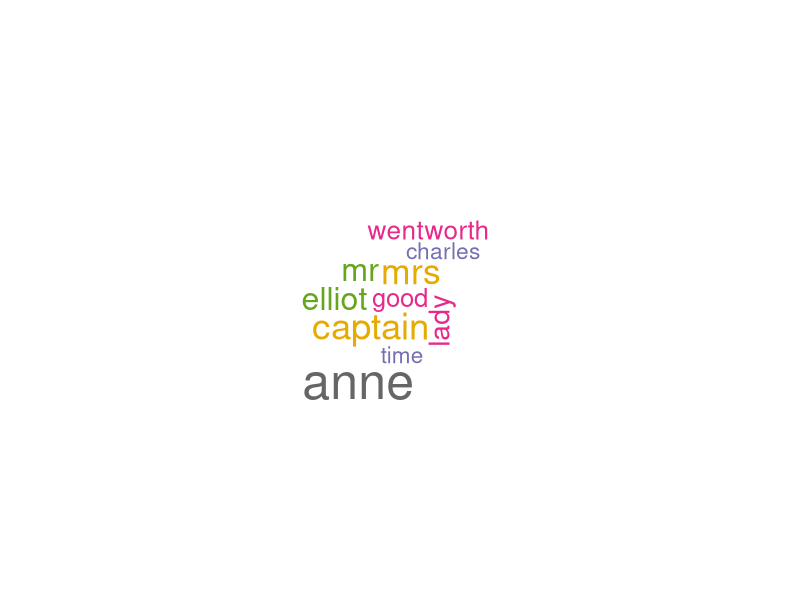
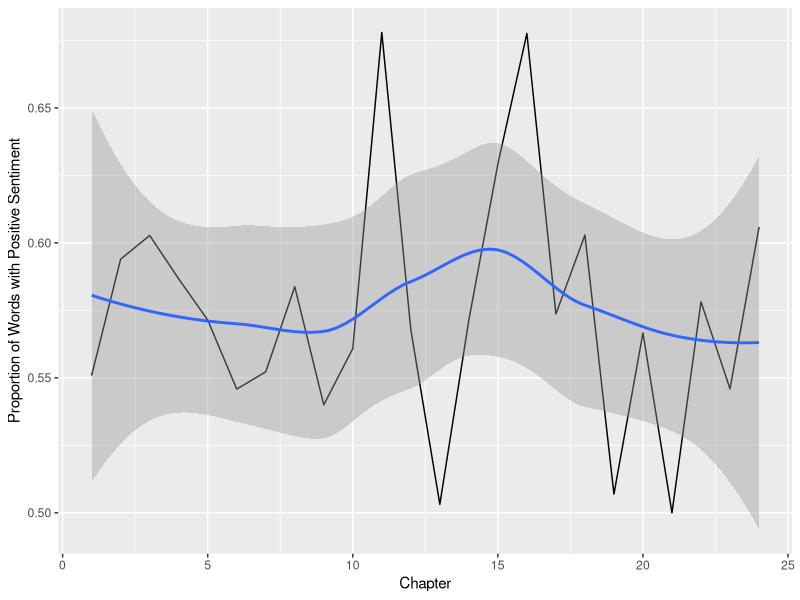

Write the R code that produced these figures, in order.
## ---- chunk 1
knitr::opts_chunk$set(echo = TRUE, eval = TRUE, error = FALSE,
                      warning = FALSE, message = FALSE, 
                      fig.align = "center",
                      R.options = list(max.print=100))

# Edit the file starting below
## ---- chunk 2
# Remember to install new packages with install.packages("name") in the console
# if you haven't already done that.
library(janeaustenr)
library(tidyverse)
library(tidytext)
library(wordcloud)
library(RColorBrewer)
## ---- chunk 3
# Take a quick look
austen_books() %>%
  group_by(book) %>%
  summarize(nb_lines = n())

dat <- austen_books()
## ---- chunk 4
# Choose the book "Persuasion"
book <- austen_books() %>%
  filter(book == "Persuasion") %>%
    mutate(chapter = cumsum(str_detect(text, "^Chapter\\s+[0-9]+"))) %>% 
  filter(!str_detect(text, "^Chapter [0-9]+")) %>% 
  filter(text != "") %>% 
  filter(chapter != 0)

## ---- chunk 5
# Find all distinct chapters in the `book`
num_chapters <- book %>%
  summarise(num_chapters = n_distinct(chapter))
# Print number of chapters
print(num_chapters)
## ---- chunk 6
# Tokenize the text into words and count occurrences
common_words <- book %>%
  unnest_tokens(word, text) %>%
  count(word, sort = TRUE) %>%
  top_n(10)

# Display the 10 most common words and their counts
common_words

## ---- chunk 7
# Recall the SMART lexicon
SMARTstops <- stop_words %>% 
    filter(lexicon == "SMART")
## ---- chunk 8
# Split each line into words and remove stop words
words_books <- book %>%
  unnest_tokens(word, text) %>%
  anti_join(SMARTstops)

# Display the first few rows of the resulting dataset
head(words_books)

## ---- chunk 9
# Load necessary libraries
library(wordcloud)

# Find the 10 most common words in words_book
top_words_book <- words_books %>%
  count(word, sort = TRUE) %>%
  top_n(10)

# Word cloud for the top words
wordcloud(words = top_words_book$word, freq = top_words_book$n,
          min.freq = 1, scale = c(3, 0.5), colors = brewer.pal(8, "Dark2"))

## ---- chunk 10
# Sentiments lexicon
head(sentiments)
## ---- chunk 11
# Load necessary libraries
library(dplyr)
library(ggplot2)

# Sentiments lexicon
head(sentiments)

# Keep words associated with positive/negative sentiment
sentiment_words <- words_books %>%
  inner_join(sentiments, by = c(word = "word")) %>%
  filter(sentiment %in% c("positive", "negative"))

# Find the number of words with positive and negative sentiment per chapter
sentiment_counts <- sentiment_words %>%
  group_by(chapter, sentiment) %>%
  summarize(count = n())

# Pivot to have counts in separate columns for positive and negative sentiments
sentiment_counts_pivot <- sentiment_counts %>%
  spread(key = sentiment, value = count, fill = 0)

# Calculate the proportion of words with positive sentiment
sentiment_counts_pivot <- sentiment_counts_pivot %>%
  mutate(prop_positive = positive / (positive + negative))

# Create a ggplot for proportion of words with a positive sentiment
ggplot(sentiment_counts_pivot, aes(x = chapter, y = prop_positive)) +
  geom_line() +
  geom_smooth(method = "loess") +
  xlab("Chapter") +
  ylab("Proportion of Words with Positive Sentiment")
